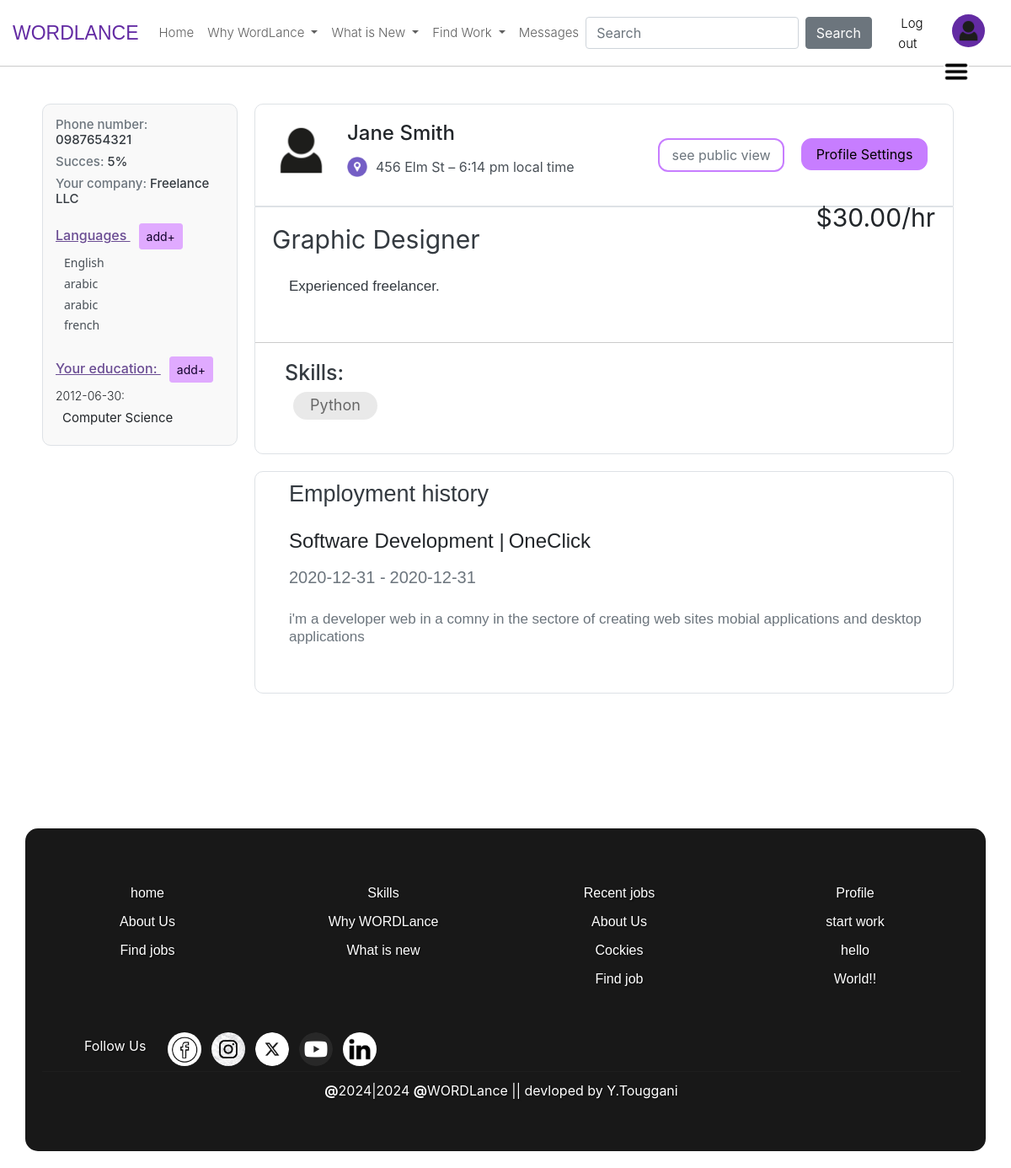
Screenshot of /my_profile/1 (signed in) with the database file from the repository.
### app.py (models this page shows)
class freelancers(UserMixin, db.Model):
    id = db.Column(db.Integer, primary_key=True, autoincrement=True)
    email = db.Column(db.String(50), unique=True, nullable=False)
    password = db.Column(db.String(128), nullable=False)  # Adjusted for secure hashing
    firstname = db.Column(db.String(50), nullable=False)
    lastname = db.Column(db.String(50), nullable=False)
    phone_num = db.Column(db.String(20), nullable=True)
    succeces = db.Column(db.Integer, nullable=True)
    address = db.Column(db.String(255))
    gender = db.Column(db.String(20))
    birthdate = db.Column(db.Date)
    company = db.Column(db.String(50), nullable=True)
    self_intro = db.Column(db.String(1000), nullable=False)
    profile_title = db.Column(db.String(50), nullable=False)
    price_of_work_for_hour = db.Column(db.Integer, nullable=True)
    date_created = db.Column(db.DateTime, default=datetime.utcnow)

class langauges(db.Model):
    langaug_id = db.Column(db.Integer, primary_key=True, autoincrement=True)
    id = db.Column(db.Integer, ForeignKey('freelancers.id'), nullable=False)
    langauge = db.Column(db.String(100), nullable=False)

class education(db.Model):
    education_id = db.Column(db.Integer, primary_key=True, autoincrement=True)
    id = db.Column(db.Integer, ForeignKey('freelancers.id'), nullable=False)
    school = db.Column(db.String(100), nullable=False)
    sectore = db.Column(db.String(100), nullable=False)
    degree = db.Column(db.String(100), nullable=False)
    date_start = db.Column(db.Date)
    date_end = db.Column(db.Date)

class Skills(db.Model):
    skill_id = db.Column(db.Integer, primary_key=True, autoincrement=True)
    job_id = db.Column(db.Integer, ForeignKey('joboffers.job_id'), nullable=True)
    id = db.Column(db.Integer, ForeignKey('freelancers.id'), nullable=True)
    skill_name = db.Column(db.String(100), nullable=False)
    proficiency_level = db.Column(db.String(50), nullable=True)

class experiencs(db.Model):
    experienc_id = db.Column(db.Integer, primary_key=True, autoincrement=True)
    id = db.Column(db.Integer, ForeignKey('freelancers.id'), nullable=False)
    experienc = db.Column(db.String(100), nullable=False)
    experienc_start_data = db.Column(db.Date)
    experienc_end_data = db.Column(db.Date)

### app.py (the view)
@app.route('/my_profile/<int:user_id>', methods=['GET', 'POST'])
@login_required
def my_profile(user_id=1):
    user = freelancers.query.get_or_404(user_id)
    skills = Skills.query.filter(Skills.id == current_user.id ).all()
    my_education = education.query.filter(education.id == current_user.id ).all()
    my_experiencs = experiencs.query.filter(experiencs.id == current_user.id ).all()
    login = True
    mylangauges = langauges.query.filter(langauges.id == current_user.id)
    return render_template("profil.html", user = user, login=login, skills=skills, experiencs=my_experiencs, langauges=mylangauges, education=my_education)

### app.py
class GlobalSearchForm(FlaskForm):
    searched = StringField("searched: ", validators=[DataRequired()])
    search = SubmitField("Search")

### app.py (called while the page is built)
@login_manager.user_loader
def load_user(id):
    return freelancers.query.get(int(id))

@app.context_processor
def base():
    form = GlobalSearchForm()
    return dict(form=form)

### templates/profil.html (shortened to what this page needs)
{% extends "Base.html" %}
{% block content %}
	<br>
	<div class="dropdown" style="position: absolute;top: 70PX;right: 50px;z-index: 100;">
	  <button class="btn btn-secondary " type="button" data-bs-toggle="dropdown" aria-expanded="false" style="padding:0px;background-color: white;border: none;">
	      <img src="{{ url_for('static', filename='images/Hamburger_icon.png') }}" alt="Example Image" width="30px">
	  </button>
	</div>
	<div style="display: flex;flex-direction: row; align-items: start;">
		<div style="width: 20%; margin-left: 30px;">
			<div  class="border" style="margin: 0px;;border-radius: 10px;padding: 15px 15px;background-color: rgb(249, 249, 249);">
					<div >
						<h6 style="font-size:15px;color: #6c757d;">Phone number: <span style="color:#343a40;">{{user.phone_num}}</span></h6>
						<h6 style="font-size:15px;color: #6c757d;">Succes: <span style="color:#343a40;">{{user.succeces}}%</span></h6>
						<h6 style="font-size:15px;color: #6c757d;">Your company: <span style="color:#343a40;">{{user.company}}</span></h6>
					</div>
					<h5 style="color: rgb(106, 76, 147);font-size: 16px;text-decoration: underline;margin-top: 20px ;">Languages <a href="{{url_for('add_langauge')}}"><button class="btn btn-sm btn-primary" style="background-color: #e0aaff;border-color: #e0aaff;color: #10002b;margin-left: 10px;">add+</button></a></h5>
					<div style="display: flex;flex-direction: column;align-items: strar;padding-left: 10px;">
						{% for l in langauges %}
						<h6 style="font-size:14px;font-family: system-ui;color: #495057;">{{l.langauge}}</h6>
						{% endfor %}
					</div>
					<h5 style="color: rgb(106, 76, 147);font-size: 16px;text-decoration: underline;margin-top: 20px;">
						Your education:
						<a href="{{url_for('add_education')}}">
							<button class="btn btn-sm btn-primary" style="font-size: 14px;background-color: #e0aaff;border-color: #e0aaff;color: #10002b;margin-left: 10px;">
								add+
							</button>
						</a>
					</h5>
					<div style="display: flex;flex-direction: column;align-items: strar;: 10px;">
						{% for e in education %}
							<h6 class="display-6" style="font-size:14px;">{{e.date_end}}: </h6>
							<h5 style="font-size: 15px;padding-left: 8px;" class="display-5"> <b>{{e.sectore}}</b></h5>
						{% endfor %}
					</div>
			</div>
		</div>
		<div style="width: 75%;">
			<div class="border" style="margin: 0px 20px;padding: 22;border-radius: 10px;border-bottom-right-radius: 0px;border-bottom-left-radius: 0px;">
					<div class="row">
						<div class="col" style="min-width: 400px;">
								<span  style="display:flex;flex-direction: row;">
						    	<img src="{{ url_for('static', filename='images/profile.png') }}" alt="Example Image" width="89px" style="margin: 10px;">
						    	<span  style="display:flex;flex-direction: column;">
						       	<h4 style="padding:20px;padding-left: 0px;padding-bottom: 5px;color:  #212529;">{{user.firstname}} {{user.lastname}}</h4>
						       	<span style="display:flex;flex-direction: row;justify-content: center;align-items: center;">
						       		<img src="{{ url_for('static', filename='images/gps.png') }}" alt="Example Image" width="24px" height="24px"  style="margin-right: 10px;">
						       		<P style="margin: 0px;margin-left: 0px;color: #495057;">{{user.address}} – 6:14 pm local time</P>
						       	</span>
						    	</span>
							</span>
						</div>
						<div class="col" style="max-width: 210px;">
							<a href="{{url_for('update', id=current_user.id, foc=1)}}">
							<button type="button" class="btn btn-warning"  style="margin:40px;width: 150px;margin-right: 0px;background-color: white;border-color: #c77dff;border-width: 2px;border-radius: 12px;color: #6c757d;">see public view</button></a>
						</div>
						<div class="col" style="max-width: 210px;"><a href="{{url_for('update', id=current_user.id, foc=1)}}">
							<button type="button" class="btn btn-warning" style="margin:40px;width: 150px;margin-left: 0px;background-color: #c77dff;color: black;border-color:
							#c77dff;border-radius: 12px;">Profile Settings</button></a>
						</div>
					</div>
			</div>
			<div class="border" style="margin: 0px 20px;padding: 22px;border-radius: 10px;border-top-right-radius: 0px;border-top-left-radius: 0px;padding: 0;">
				<span style="display: flex;flex-direction: row;">
					<h5 style="padding: 20px;font-size: 30px;float: left;padding-bottom: 0;color: #343a40;" class="display-6"><b>{{user.profile_title}}</b></h5>
					<h2 style="font-size: 30px;float: right;position: absolute;top: 240px ;right: 90px;" class="display-6"><b>${{user.price_of_work_for_hour}}.00/hr</b></h2>
				</span>
				<p style="padding: 40px;padding-top: 20px;font-size: 17px;padding-right: 70px;    line-height: 1.2;font-family: sans-serif;color: #343a40;">
					{{user.self_intro}}
				</p>
				<hr>
				<h5 style="padding-left:35px;color: rgb(106, 76, 147);font-size: 25px;padding-top: 20px;color: #343a40;">Skills:</h5>
				<div style="padding: 40px;padding-top: 0;display: flex;flex-direction: row;">
					{% for s in skills %}
						<p style="font-size: 18px;border: 2px solid gray;padding: 3px 18px;margin: 0px 5px;border: 2px solid rgb(233, 233, 233);border-radius: 30px;background-color: rgb(233, 233, 233);padding-bottom: 4px;color: rgb(103, 103, 103);" class="display-5">
							<b>{{s.skill_name}}</b>
						</p>
					{% endfor %}
				</div>
			</div>
			<div class="border" style="margin: 20px 20px;padding: 22;border-radius: 10px;">
				<h1 style="padding:10px 40px;font-size: 27px;font-family: sans-serif;color: #343a40;">Employment history</h1>
				{% for e in experiencs %}
					<div style="padding:8px 40px;font-size: 17px;font-family: sans-serif;display: flex;flex-direction: row;">
						<h2 style="font-size:24px;">{{e.experienc}} |</h2> <h2 style="padding-left: 5px;font-size: 24px;">OneClick</h2>
					</div>
					<div style="padding:0px 40px;font-size: 17px;font-family: sans-serif;display: flex;flex-direction: row;color: #6c757d;">
						<h5>{{e.experienc_end_data}} -</h5> <h5 style="padding-left: 5px;">{{e.experienc_end_data}}</h5>
					</div>
					<p  style="padding: 40px;padding-top: 20px;font-size: 17px;padding-right: 10px;    line-height: 1.2;font-family: sans-serif;color: #6c757d;">i'm a developer web in a comny in the sectore of creating web sites mobial applications and desktop applications</p>
				{% endfor %}
			</div>
		</div>
	</div>
{% endblock content %}

### templates/Base.html (style rules this page uses)
hr { width: 100%; border: none; height: 0.5px; background-color: #333; margin: 0%; }

### rows the page displays
freelancers: phone_num "0987654321", succeces "5", company "Freelance LLC", firstname "Jane", lastname "Smith", address "456 Elm St", profile_title "Graphic Designer", price_of_work_for_hour "30", self_intro "Experienced freelancer."
langauges: langauge "English"
langauges: langauge "arabic"
langauges: langauge "arabic"
langauges: langauge "french"
education: date_end "2012-06-30", sectore "Computer Science"
Skills: skill_name "Python"
experiencs: experienc "Software Development", experienc_end_data "2020-12-31"
